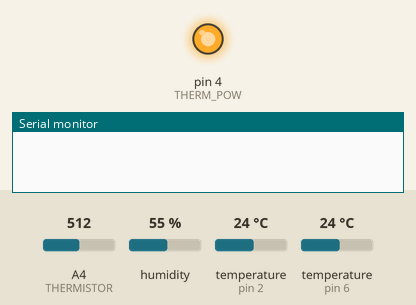
Recording of a program running on a simulated Arduino Uno, built with avr-gcc and run on an emulated ATmega328P. On the bench: output pins drawn as LEDs (lit = HIGH), the last lines printed to the serial monitor. Inputs (shaded band) come from the test bench; at power-on: A4 (THERMISTOR) = 512, humidity 55 %, temperature (sensors on pin 2, pin 6) 24 °C.

Above: at 0.1 s.
At 2.1 s:
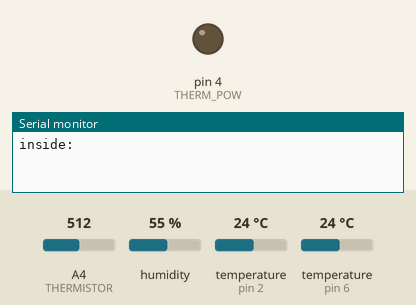
Timing chart, 0 to 3.6 s (numbered marks = the images above):
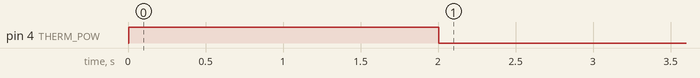

The program:

main.cpp
```cpp
/****************************************************************************/
/* project: SEM-proj1                                                       */
/* file: main.cpp                                                           */
/* author: Martin Babaca                                                    */
/* login: xbabac02                                                          */
/* mail: xbabac02@stud.fit.vutbr.cz                                         */
/****************************************************************************/


#include <Arduino.h>
#include <Adafruit_Sensor.h>
#include <DHT.h>
#include <DHT_U.h>
#include <TimeLib.h>
#include <OneWire.h>
#include <DS18B20.h>
#include <time.h>

#define DHTPIN 6
#define ONEWIREPIN 2
#define LM35DZ A0
#define THERMISTOR A4
 #define REF_OHM 100000
//#define REF_OHM 1990
#define B 3950
#define THERM_POW 4

// source of table: https://www.tme.eu/Document/f9d2f5e38227fc1c7d979e546ff51768/NTCM-100K-B3950.pdf
float arr[] = { 11093.8,10156.1,9311.69,8549.81,7861.2,7237.73,6672.31,6158.7,
                5691.44,5265.69,4877.2,4522.23,4197.42,3899.83,3626.83,3376.08,
                3145.49,2933.2,2737.53,2556.98,2390.22,2236.03,2093.33,1961.13,
                1838.54,1724.78,1619.1,1520.85,1429.44,1344.32,1265,1191.02,
                1121.98,1057.5,997.241,940.885,888.148,838.764,792.494,749.115,
                708.422,670.228,634.359,600.657,568.973,539.171,511.127,484.723,
                459.851,436.413,414.316,393.473,373.806,355.239,337.705,321.14,
                305.482,290.679,276.676,263.427,250.886,239.012,227.764,217.106,
                207.005,198.53,188.343,179.724,171.545,163.78,156.407,149.403,
                142.748,136.423,130.41,124.692,119.253,114.078,109.152,104.464,
                100,95.747,91.697,87.837,84.157,80.65,77.305,74.115,71.072,68.167,
                65.395,62.749,60.222,57.809,55.503,53.3,51.195,49.183,47.259,
                45.419,43.659,41.975,40.364,38.822,37.346,35.84,34.58,33.284,
                32.043,30.853,29.713,28.62,27.573,26.568,25.605,24.681,23.794,
                22.944,22.127,21.344,20.592,19.869,19.175,18.509,17.869,17.253,
                16.662,16.094,15.548,15.022,14.517,14.031,13.564,13.114,12.681,
                12.265,11.864,11.478,11.106,10.748,10.404,10.071,9.751,9.443,
                9.146,8.859,8.583,8.316,8.06,7.812,7.573,7.342,7.12,6.905,6.698,
                6.498,6.304,6.118,5.937,5.763,5.595,5.433,5.276,5.124,4.977,4.836,
                4.698,4.566,4.438,4.314,4.194,4.077,3.965,3.856,3.751,3.649,3.551,
                3.455,3.363,3.273,3.186};

OneWire oneWire(ONEWIREPIN);
DS18B20 sensor(&oneWire);

DHT_Unified dht(DHTPIN, DHT11);

void print_measurement(int32_t time, float dht, float DS18B20, float lm35dz, float termistor, float humidity){
  Serial.print("-->");
  Serial.print(time);
  Serial.print(",  ");
  Serial.print(dht);
  Serial.print(",  ");
  Serial.print(DS18B20);
  Serial.print(",  ");
  Serial.print(lm35dz);
  Serial.print(",  ");
  Serial.print(termistor);
  Serial.print(",  ");
  Serial.print(humidity);
  Serial.println();
}

void print_measurement(float dht, float DS18B20, float lm35dz, float termistor, float humidity){
  Serial.print(",  ");
  Serial.print(dht);
  Serial.print(",  ");
  Serial.print(DS18B20);
  Serial.print(",  ");
  Serial.print(lm35dz);
  Serial.print(",  ");
  Serial.print(termistor);
  Serial.print(",  ");
  Serial.print(humidity);
  Serial.println();
}

uint32_t delayMS;

void setup() {
  Serial.begin(9600);
  pinMode(4,OUTPUT);
  dht.begin();

  if (sensor.begin() == false)
  {
    Serial.println("Error: Could not find sensor.");
    sensor.setResolution(12);
    sensor.requestTemperatures();
  }

  delayMS = 5000-2000; // for short
  delayMS = 30000; // for medium
  delayMS = 5*60000; // for long
}

#define T0 25+273.15
float VR,ln;

void loop() {
  sensors_event_t event;
  dht.temperature().getEvent(&event);
  float dhtTemp = event.temperature;
  dht.humidity().getEvent(&event);

  int lm35dz_val = analogRead(LM35DZ);
  float temp_lm35dz = 500*lm35dz_val/1023.0;

  digitalWrite(THERM_POW,HIGH);
  int thermistor_val = 0;
  delay(1000);
  for (int i = 0; i < 5; i++)
  {
    thermistor_val += analogRead(THERMISTOR);
  }
  delay(1000);
  digitalWrite(THERM_POW,LOW);
  float R_therm = thermistor_val/1023.0; // thermistor_val should be divided by 5 for one measurement,
                                            //   but multiplied by 5 for Vcc ==>> no multiplication needed
  R_therm = REF_OHM*R_therm/(5-R_therm);
  R_therm /=1000.0;
  for(int i = 1;i<181;i++){
    if(arr[i]<=R_therm){
      R_therm=i-55-(arr[i]-R_therm)/(arr[i]-arr[i-1]);
      break;
    }
  }


  if (sensor.isConversionComplete())
  {
    Serial.print("inside:\t");
    Serial.println(sensor.getTempC(),1);
    sensor.requestTemperatures();
  }
  print_measurement(dhtTemp,sensor.getTempC(),temp_lm35dz,R_therm,event.relative_humidity);
  delay(delayMS);

}
```

Measured:
- by itself, pin 4 (THERM_POW): LOW → HIGH at 0.00 s, → LOW 2.0 s later
